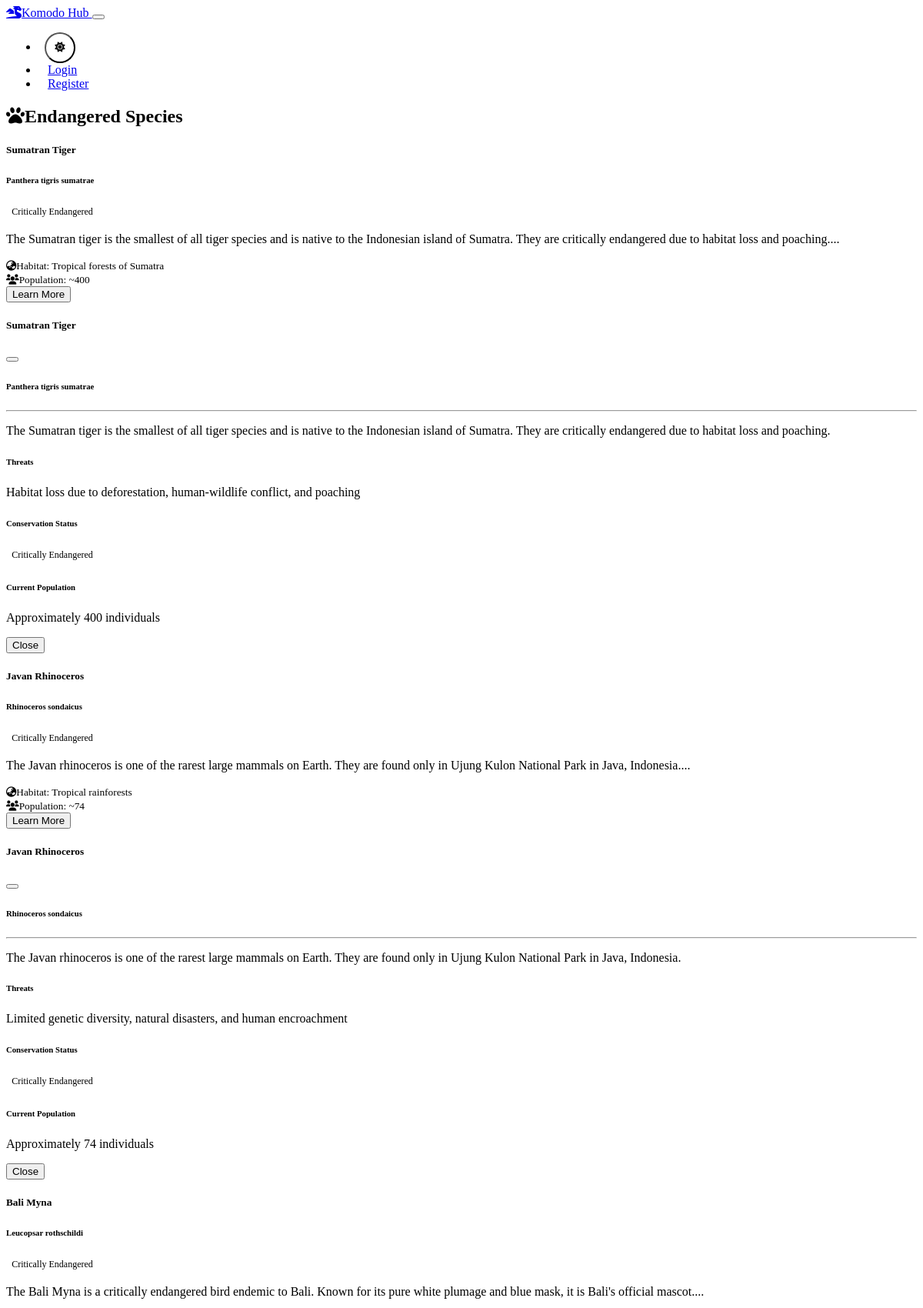
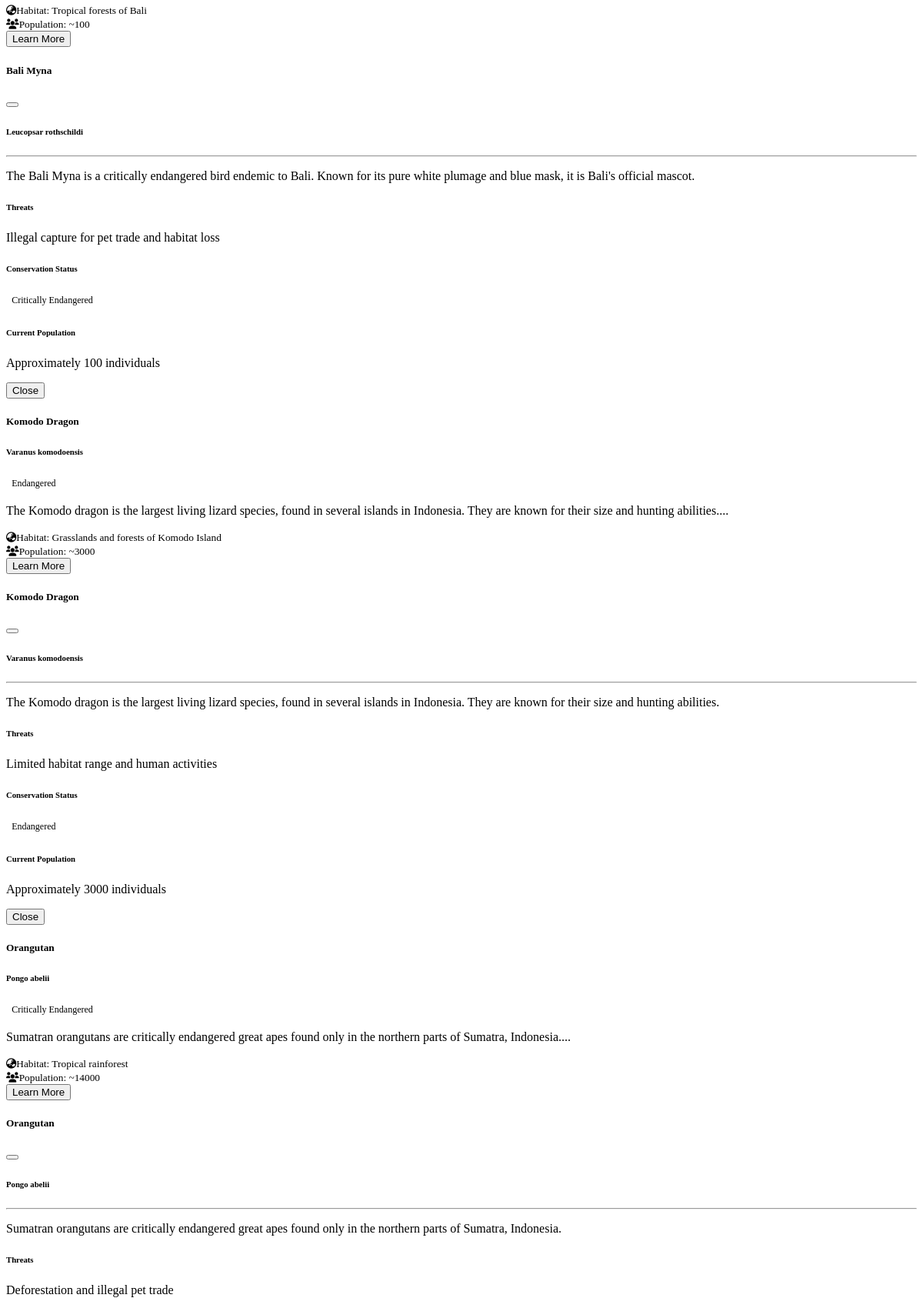
Screenshot of /species (upper part) with the database file from the repository (2 pictures, top to bottom).
### models.py (models this page shows)
class Species(db.Model):
    id = db.Column(db.Integer, primary_key=True)
    name = db.Column(db.String(100), nullable=False)
    scientific_name = db.Column(db.String(100), nullable=False)
    description = db.Column(db.Text, nullable=False)
    population = db.Column(db.Integer)
    conservation_status = db.Column(db.String(50))
    habitat = db.Column(db.String(100))
    threats = db.Column(db.Text)

### blueprints/species.py (the view, shortened to what this page needs)
@species.route('/species')
def list():
    species = Species.query.all()
    return render_template('species/list.html', species=species)

### templates/species/list.html (shortened to what this page needs)
{% extends "base.html" %}
{% block content %}
<div class="row mb-4">
    <div class="col-12 d-flex justify-content-between align-items-center">
        <h2><i class="fas fa-paw me-2"></i>Endangered Species</h2>
    </div>
</div>
<div class="row g-4">
    {% for species in species %}
    <div class="col-md-6 col-lg-4">
        <div class="card species-card h-100">
            <div class="card-body">
                <h5 class="card-title">{{ species.name }}</h5>
                <h6 class="card-subtitle mb-2 text-muted">{{ species.scientific_name }}</h6>
                <span class="conservation-status bg-danger mb-3">
                    {{ species.conservation_status }}
                </span>
                <p class="card-text">{{ species.description[:200] }}...</p>
                <div class="mt-3">
                    <small class="text-muted">
                        <i class="fas fa-globe-asia me-2"></i>Habitat: {{ species.habitat }}
                    </small>
                </div>
                <div class="mt-2">
                    <small class="text-muted">
                        <i class="fas fa-users me-2"></i>Population: ~{{ species.population }}
                    </small>
                </div>
            </div>
            <div class="card-footer">
                <button class="btn btn-outline-primary btn-sm" data-bs-toggle="modal" data-bs-target="#speciesModal{{ species.id }}">
                    Learn More
                </button>
            </div>
        </div>
    </div>
    <div class="modal fade" id="speciesModal{{ species.id }}" tabindex="-1">
        <div class="modal-dialog modal-lg">
            <div class="modal-content">
                <div class="modal-header">
                    <h5 class="modal-title">{{ species.name }}</h5>
                    <button type="button" class="btn-close" data-bs-dismiss="modal"></button>
                </div>
                <div class="modal-body">
                    <h6 class="text-muted">{{ species.scientific_name }}</h6>
                    <hr>
                    <p>{{ species.description }}</p>
                    <h6>Threats</h6>
                    <p>{{ species.threats }}</p>
                    <div class="row mt-4">
                        <div class="col-md-6">
                            <h6>Conservation Status</h6>
                            <span class="conservation-status bg-danger">
                                {{ species.conservation_status }}
                            </span>
                        </div>
                        <div class="col-md-6">
                            <h6>Current Population</h6>
                            <p>Approximately {{ species.population }} individuals</p>
                        </div>
                    </div>
                </div>
                <div class="modal-footer">
                    <button type="button" class="btn btn-secondary" data-bs-dismiss="modal">Close</button>
                </div>
            </div>
        </div>
    </div>
    {% endfor %}
</div>
{% endblock %}

### static/css/custom.css (style rules this page uses)
:root[data-bs-theme=light] { --custom-bg: var(--bs-light); --custom-text: var(--bs-dark); }
body { transition: background-color 0.3s ease, color 0.3s ease; }
.species-card { transition: transform 0.2s; background-color: var(--custom-bg); color: var(--custom-text); }
.conservation-status { display: inline-block; padding: 0.25em 0.6em; font-size: 0.75rem; border-radius: 1rem; }
.card { transition: transform 0.2s, box-shadow 0.2s; }

### rows the page displays
Species: name "Sumatran Tiger", scientific_name "Panthera tigris sumatrae", conservation_status "Critically Endangered", description "The Sumatran tiger is the smallest of all tiger species and is native to the Indonesian island of Sumatra. They are critically endangered due to habitat loss and poaching.", habitat "Tropical forests of Sumatra", population "400", threats "Habitat loss due to deforestation, human-wildlife conflict, and poaching"
Species: name "Javan Rhinoceros", scientific_name "Rhinoceros sondaicus", conservation_status "Critically Endangered", description "The Javan rhinoceros is one of the rarest large mammals on Earth. They are found only in Ujung Kulon National Park in Java, Indonesia.", habitat "Tropical rainforests", population "74", threats "Limited genetic diversity, natural disasters, and human encroachment"
Species: name "Bali Myna", scientific_name "Leucopsar rothschildi", conservation_status "Critically Endangered", description "The Bali Myna is a critically endangered bird endemic to Bali. Known for its pure white plumage and blue mask, it is Bali's official mascot.", habitat "Tropical forests of Bali", population "100", threats "Illegal capture for pet trade and habitat loss"
Species: name "Komodo Dragon", scientific_name "Varanus komodoensis", conservation_status "Endangered", description "The Komodo dragon is the largest living lizard species, found in several islands in Indonesia. They are known for their size and hunting abilities.", habitat "Grasslands and forests of Komodo Island", population "3000", threats "Limited habitat range and human activities"
Species: name "Orangutan", scientific_name "Pongo abelii", conservation_status "Critically Endangered", description "Sumatran orangutans are critically endangered great apes found only in the northern parts of Sumatra, Indonesia.", habitat "Tropical rainforest", population "14000", threats "Deforestation and illegal pet trade"
